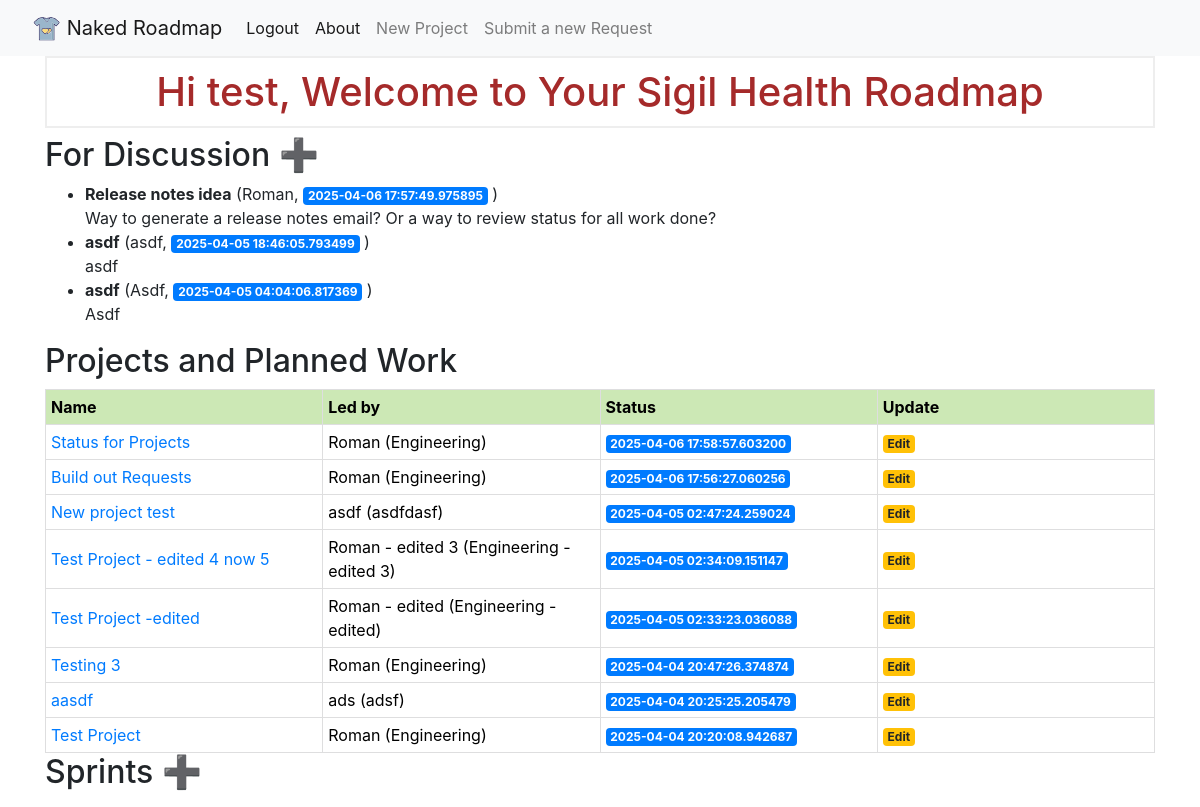
The page /index (signed in) on the database as committed earlier.
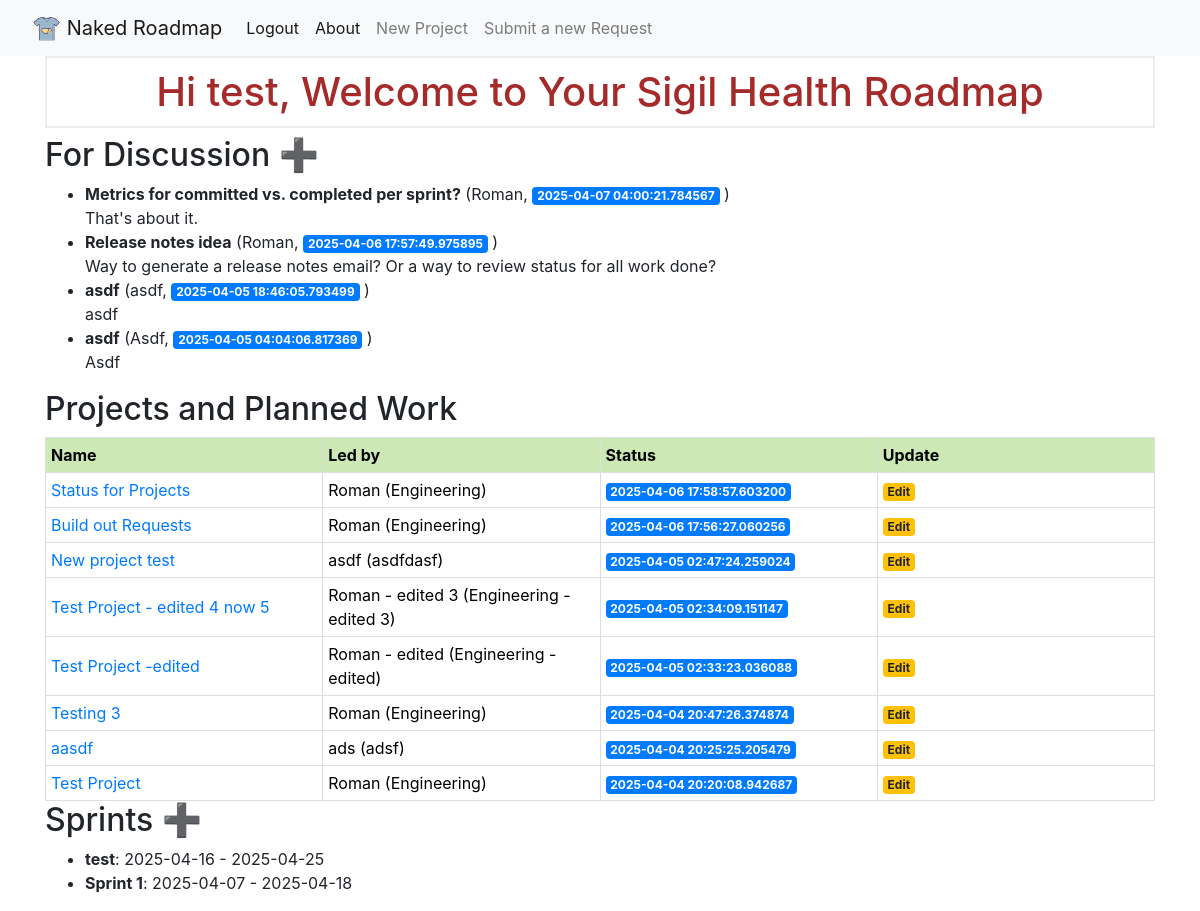
The same page on the database as committed later.
### app/models.py (models this page shows, shortened)
class User(UserMixin, db.Model):
    id: so.Mapped[int] = so.mapped_column(primary_key=True)
    username: so.Mapped[str] = so.mapped_column(sa.String(64), index=True, unique=True)
    email: so.Mapped[str] = so.mapped_column(sa.String(120), index=True, unique=True)
    password_hash: so.Mapped[Optional[str]] = so.mapped_column(sa.String(256))
    posts: so.WriteOnlyMapped['Post'] = so.relationship(back_populates='author')

class Request(db.Model):
    id: so.Mapped[int] = so.mapped_column(primary_key=True)
    created: so.Mapped[datetime] = so.mapped_column(index=True, default=lambda: datetime.now(timezone.utc))
    title: so.Mapped[str] = so.mapped_column(sa.TEXT())
    requested_by: so.Mapped[str] = so.mapped_column(sa.TEXT())
    details: so.Mapped[str] = so.mapped_column(sa.TEXT())
    user_id: so.Mapped[int] = so.mapped_column(sa.ForeignKey(User.id), index=True)

class Project(db.Model):
    __tablename__ = "project"
    id: so.Mapped[int] = so.mapped_column(primary_key=True)
    name: so.Mapped[str] = so.mapped_column(sa.TEXT())
    created: so.Mapped[datetime] = so.mapped_column(index=True, default=lambda: datetime.now(timezone.utc))
    dri: so.Mapped[str] = so.mapped_column(sa.TEXT())
    team: so.Mapped[str] = so.mapped_column(sa.TEXT())
    context: so.Mapped[str] = so.mapped_column(sa.TEXT())
    why: so.Mapped[str] = so.mapped_column(sa.TEXT())
    requirements: so.Mapped[str] = so.mapped_column(sa.TEXT())
    launch: so.Mapped[str] = so.mapped_column(sa.TEXT())

class Sprint(db.Model):
    id: so.Mapped[int] = so.mapped_column(primary_key=True)
    created: so.Mapped[datetime] = so.mapped_column(index=True, default=lambda: datetime.now(timezone.utc))
    title: so.Mapped[str] = so.mapped_column(sa.TEXT())
    date_start: so.Mapped[date] = so.mapped_column(index=True)
    date_end: so.Mapped[date] = so.mapped_column(index=True)
    goals: so.Mapped[str] = so.mapped_column(sa.TEXT(), nullable=True)
    status: so.Mapped[str] = so.mapped_column(sa.TEXT(), nullable=True)

### app/routes.py (the view)
@app.route('/')
@app.route('/index')
@login_required # If you want to toggle someone forced to log in to see roadmap, you can use this.
def index():
    projects = (
        Project.query
        .order_by(Project.created.desc())
        .all()
    )
    submittedrequests = (
        Request.query
        .order_by(Request.created.desc())
        .all()
    )
    sprints = (
        Sprint.query
        .order_by(Sprint.date_start.desc())
        .all()
    )
    return render_template('index.html', title='Home', projects=projects, requests=submittedrequests, config=Config, sprints=sprints)

### app/models.py (called while the page is built)
@login.user_loader
def load_user(id):
    return db.session.get(User, int(id))

### app/templates/index.html
{% extends 'base.html' %}
{% block content %}
    <h1>{% block title %}Hi {{ current_user.username }}, Welcome to Your {{ config.company_name }} Roadmap{% endblock %}</h1>
    <h2>For Discussion <a href="{{url_for('submitrequest')}}">➕</a></h2>
    <ul>
        {% for request in requests %}
        <li><strong>{{request.title}}</strong> ({{request.requested_by}}, <span class="badge badge-primary">{{ request.created }}</span> )<br>
        {{request.details}}</li>
        {% endfor %}
    </ul>
    <h2>Projects and Planned Work</h2>
    <div class="table_projects" role="region" tabindex="0">
        <table>
            <thead>
                <tr>
                    <th>Name</th>
                    <th>Led by</th>
                    <th>Status</th>
                    <th>Update</th>
                </tr>
            </thead>
            <tbody>
                {% for project in projects %}
                <tr>
                    <td>
                        <a href="{{ url_for('project', project_id=project['id']) }}">{{ project.name }}</a>
                    </td>
                    <td>{{ project.dri }} ({{ project.team }})</td>
                    <td>
                        <span class="badge badge-primary">{{ project.created }}</span>
                    </td>
                    <td>
                        <a href="{{ url_for('edit', project_id=project.id) }}"><span class="badge badge-warning">Edit</span></a>
                    </td>
                </tr>
                {% endfor %}
            </tbody>
        </table>
    </div>
    <h2>Sprints <a href="{{url_for('createSprint')}}">➕</a></h2>
    <ul>
        {% for sprint in sprints %}
        <li><strong>{{sprint.title}}</strong>: {{sprint.date_start}} - {{ sprint.date_end }}<br>
        </li>
        {% endfor %}
    </ul>
{% endblock %}

### app/templates/base.html (shortened to what this page needs)
<!doctype html>
<html lang="en">
  <head>
    <link rel="stylesheet" href="https://stackpath.bootstrapcdn.com/bootstrap/4.3.1/css/bootstrap.min.css">
    <link rel="stylesheet" type="text/css" href={{ url_for('static', filename='style.css')}}>
  </head>
  <body>
    <nav class="navbar navbar-expand-md navbar-light bg-light">
        <a class="navbar-brand" href="{{ url_for('index')}}">
          Naked Roadmap</a>
        <div class="collapse navbar-collapse" id="navbarNav">
            <ul class="navbar-nav">
            {% if current_user.is_anonymous %}
            <li class="nav-item active">
              <a class="nav-link" href="{{ url_for('login') }}">Login</a>
            </li>
            {% else %}
            <li class="nav-item active">
              <a class="nav-link" href="{{ url_for('logout') }}">Logout</a>
            </li>
            {% endif %}
            <li class="nav-item active">
                <a class="nav-link" href="#">About</a>
            </li>
            <li class="nav-item">
              <a class="nav-link" href="{{url_for('create')}}">New Project</a>
            </li>
            <li class="nav-item">
              <a class="nav-link" href="{{url_for('submitrequest')}}">Submit a new Request</a>
            </li>
            </ul>
        </div>
    </nav>
    <div class="container">
        {% block content %} {% endblock %}
    </div>
  </body>
</html>

### app/static/style.css (style rules this page uses)
h1 { border: 2px #eee solid; color: brown; text-align: center; padding: 10px; }
.table_projects { overflow: auto; width: 100%; }
.table_projects table { border: 1px solid #dededf; height: 100%; width: 100%; table-layout: fixed; border-collapse: collapse; border-spacing: 1px; text-align: left; }
.table_projects th { border: 1px solid #dededf; background-color: #cce8b5; color: #000000; padding: 5px; }
.table_projects td { border: 1px solid #dededf; background-color: #ffffff; color: #000000; padding: 5px; }

Rows that differ between the two databases and show on the page:
added Request: title "Metrics for committed vs. completed per sprint?", requested_by "Roman", created "2025-04-07 04:00:21.784567", details "That's about it."
added Sprint: title "test", date_start "2025-04-16", date_end "2025-04-25"
added Sprint: title "Sprint 1", date_start "2025-04-07", date_end "2025-04-18"
